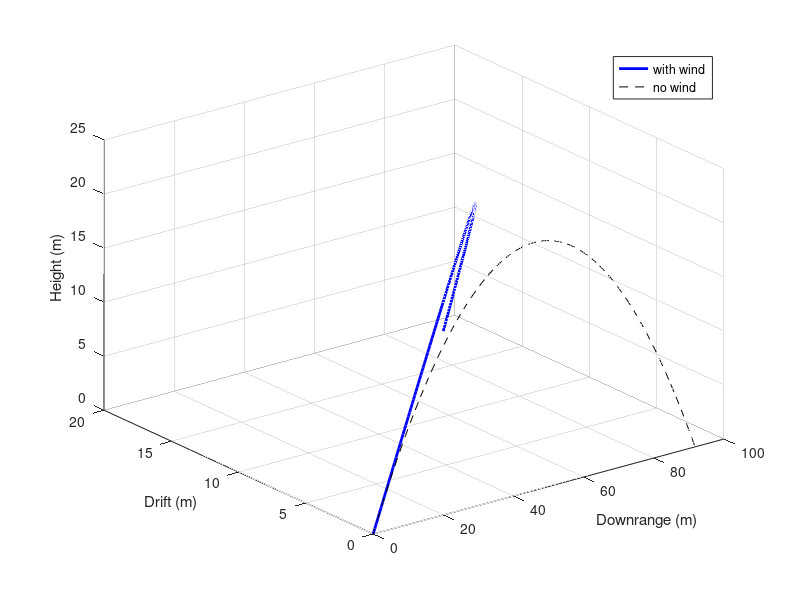

The MATLAB script that drew this image:
% Day 078 · Three-Dimensional Line Plots: plot3 — A projectile with a cross wind
% Run: open this file in MATLAB and press Run (or type example_2 in the Command Window)

v0 = 30; elev = 45; g = 9.81; wind = 2.0;        % m/s^2 sideways acceleration
t = linspace(0, 2*v0*sind(elev)/g, 200);
x = v0*cosd(elev)*t;
y = 0.5*wind*t.^2;
z = v0*sind(elev)*t - 0.5*g*t.^2;
plot3(x, y, z, 'b', 'LineWidth', 2); hold on
plot3(x, zeros(size(x)), z, 'k--')                % the path without wind
hold off; grid on
xlabel('Downrange (m)'); ylabel('Drift (m)'); zlabel('Height (m)')
legend('with wind', 'no wind')
fprintf('Range %.1f m, sideways drift %.1f m\n', x(end), y(end));
